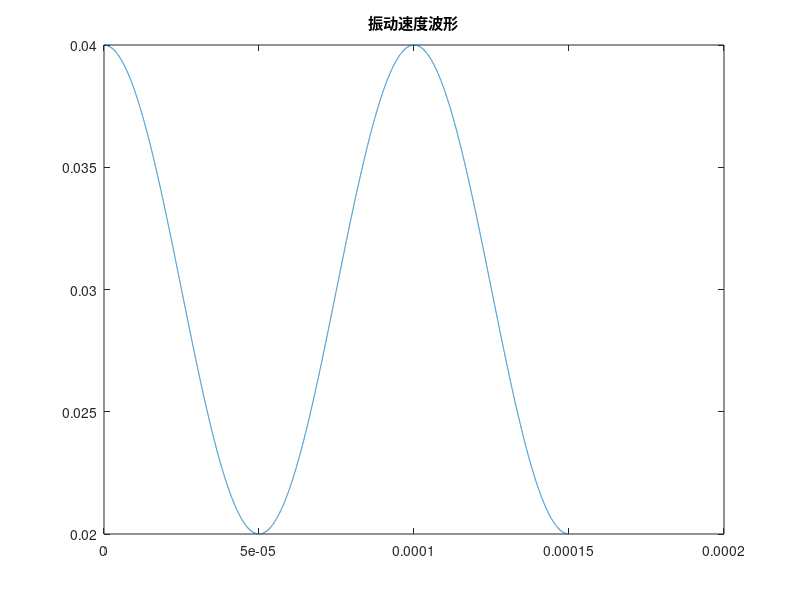

Reproduce this figure in MATLAB. (Note: this script raises an error after producing the figure.)
%% 设计降采样滤波器，测试滤波器的效果
% 测试CIC有效性
clear
clc
close all
%% 采集设置
fs = 160e6;
ts = 1/fs;
T = 0.00015;
t = 0:ts:T-ts;
len = length(t);
%% 信号生成
fv1 = 1e4;             % 振动频率
fv2 = 0;             % 振动频率
fv3 = 0;             % 振动频率
fv4 = 0;             % 振动频率
vm = 0.01;                % 速度幅值 m/s

v = vm*cos(2*pi*fv1*t)+vm*cos(2*pi*fv2*t)+vm*cos(2*pi*fv3*t)+vm*cos(2*pi*fv4*t); % 速度信号
figure;plot(t,v);title("振动速度波形")
[v_abs,f_v] = Func_pufenxi(v,fs,0);
figure;plot(f_v,v_abs);title('振动速度信号频谱')

%% 测量信号
fc = 40e6;
lamada = 6328e-10;
mf = 4*pi/lamada;
s = cumsum(v)/fs;
s = s-mean(s);
signal = cos(2*pi*fc*t+mf*s);
signal = awgn(signal,30,'measured');
figure;plot(t,signal);title("带噪信号波形")
[v_abs,f_v] = Func_pufenxi(signal,fs,0);
figure;plot(f_v,v_abs);title('带噪信号频谱')
%% 混频
s_sin = signal.*repmat([0 1 0 -1],1,length(signal)/4);
s_cos = signal.*repmat([1 0 -1 0],1,length(signal)/4);
%% 解调下采样频率，cic下采样
R = 4000;
D = 1;
M = 1;

Hd = dsp.CICDecimator( ...
    'DecimationFactor', R, ...
    'DifferentialDelay', D, ...
    'NumSections', M);

numPoint = length(signal)/10*R;
src1 = dsp.SignalSource(s_sin',numPoint);
src2 = dsp.SignalSource(s_cos',numPoint);

for i = 1:2048*R
    s_sin_cic((i-1)*numPoint/R+1:i*numPoint/R) = hcic(src1());
end
for i = 1:2048*R
    s_cos_cic((i-1)*numPoint/R+1:i*numPoint/R) = hcic(src2());
end

[CIC_abs,f_CIC] = Func_pufenxi(s_sin_cic,fs/R,0);
figure;plot(f_CIC,CIC_abs);title('cic滤波后频谱')

[CIC_abs,f_CIC] = Func_pufenxi(s_cos_cic,fs/R,0);
figure;plot(f_CIC,CIC_abs);title('cic滤波后频谱')
%%
phat2 = atan2(s_sin_cic,s_cos_cic);
phat2 = unwrap(phat2);

% 位移和速度
s1 = phat2/(4*pi/lamada);
v2 = [0 diff(s1)*fs/R];

%% cic
v3 = v2(end-fs/R*0.0001+1:end);
figure;plot(v3);title('输出速度信号')
[V3_abs,f_V3] = Func_pufenxi(v3,fs/R,0);
figure;plot(f_V3,V3_abs);title('输出速度信号频谱')

%% 
